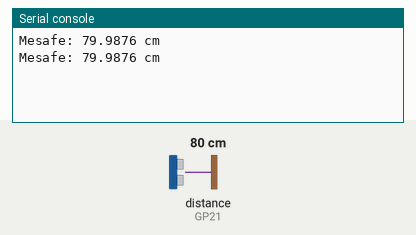
Recording of a program running on a simulated Raspberry Pi Pico running MicroPython. Parts: the last lines printed to the serial console. The inputs (shaded band) are chosen by the test bench; at power-on: distance to the obstacle (sensor on GP21) 80 cm. The echo pulse lasts 58.3 µs per cm.

Above: at 1.2 s.
1.3 s: distance to the obstacle (sensor on GP21) set to 2 cm
At 2.6 s:
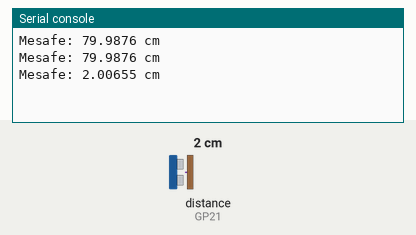
2.8 s: distance to the obstacle (sensor on GP21) set to 4 cm
At 3.8 s:
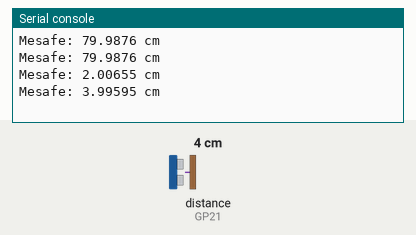
Timing chart, 0 to 5.8 s (numbered marks = the images above; inputs shaded):
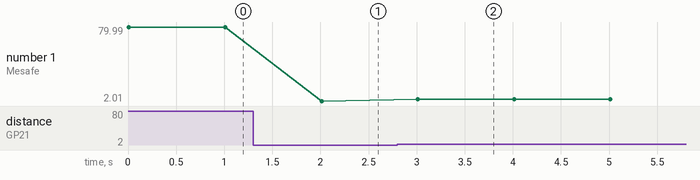

The program:

main.py
```python
import machine
import time

# Pin tanımları
trig = machine.Pin(27, machine.Pin.OUT)  # GPIO2'ye bağladığınız pin
echo = machine.Pin(21, machine.Pin.IN)   # GPIO3'e bağladığınız pin

def read_distance():
    # Trigger pini 10 mikrosaniye boyunca yüksek yapın
    trig.on()
    time.sleep_us(10)
    trig.off()

    # Echo pininin yükseklik süresini ölçün
    pulse_time = machine.time_pulse_us(echo, 1, 30000)  # 30,000 mikrosaniye (30 ms) sınır süre

    # Sesin hızını hesaplayın (yaklaşık 34300 cm/saniye)
    # Mesafeyi hesaplayın (sesin gidiş-dönüş süresi)
    speed_of_sound = 34300  # cm/s
    distance = (pulse_time / 2) * (speed_of_sound / 1000000)

    return distance

while True:
    distance = read_distance()
    print("Mesafe:", distance, "cm")
    time.sleep(1)  # 1 saniyede bir okuma yap
```

Measured:
- after the input at 1.3 s, the serial console: prints a new line after 0.71 s (image 1)
- after the input at 2.8 s, the serial console: prints a new line after 0.21 s (image 2)
- plotted number 1: 79.99 → 2.01 after the input at 1.3 s, 2.01 → 4 after the input at 2.8 s
